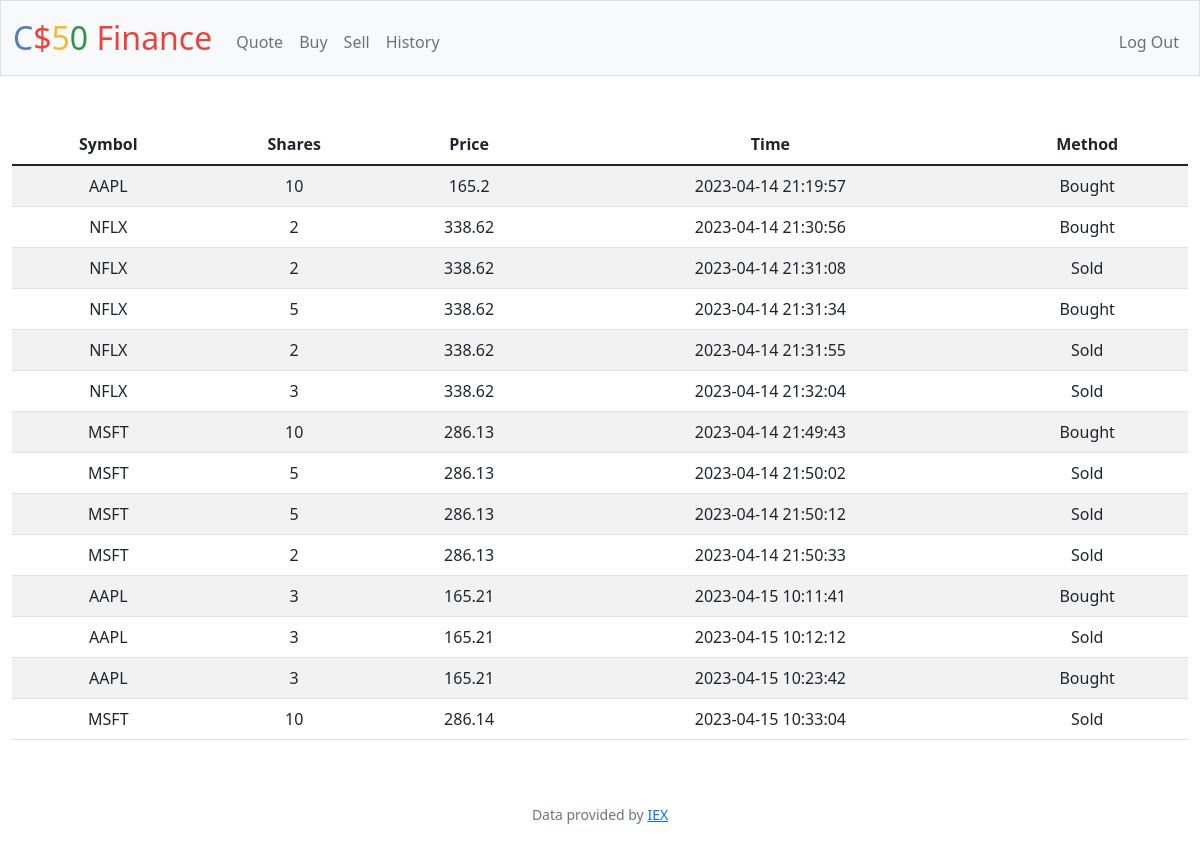
Screenshot of /history (signed in) with the database file from the repository.
### tables this page shows
CREATE TABLE history (id INTEGER , user INTEGER , transaction_time  DEFAULT CURRENT_TIMESTAMP NOT NULL, symbol TEXT NOT NULL, shares INTEGER NOT NULL, price NUMERIC NOT NULL, buy BLOB, PRIMARY KEY (id), FOREIGN KEY (user) REFERENCES users(id) );

### app.py (the view)
@app.route("/history")
@login_required
def history():
    histories = db.execute("SELECT * FROM history WHERE user = ?",session["user_id"])
    return render_template("history.html", histories=histories)

### app.py (called while the page is built)
@app.after_request
def after_request(response):
    response.headers["Cache-Control"] = "no-cache, no-store, must-revalidate"
    response.headers["Expires"] = 0
    response.headers["Pragma"] = "no-cache"
    return response

### helpers.py (called while the page is built)
def login_required(f):
    @wraps(f)
    def decorated_function(*args, **kwargs):
        if session.get("user_id") is None:
            return redirect("/login")
        return f(*args, **kwargs)
    return decorated_function

### templates/history.html
{% extends "layout.html" %}
{% block main %}
    <table class="table table-striped">
        <thead>
            <tr>
                <th scope="col">Symbol</th>
                <th scope="col">Shares</th>
                <th scope="col">Price</th>
                <th scope="col">Time</th>
                <th scope="col">Method</th>
            </tr>
        </thead>
        <tbody>
            {% for history in histories  %}
                <tr>
                    <td>{{history.symbol}}</td>
                    <td>{{history.shares}}</td>
                    <td>{{history.price}}</td>
                    <td>{{history.transaction_time}}</td>
                    {% if history.buy %}
                        <td>Bought</td>
                    {% else %}
                        <td>Sold</td>
                    {% endif %}
                </tr>
            {% else %}
                <div>There are no records!!!</div>
            {% endfor %}
        </tbody>
    </table>
{% endblock %}

### templates/layout.html (shortened to what this page needs)
<!DOCTYPE html>
<html lang="en">
    <head>
        <link href="https://cdn.jsdelivr.net/npm/bootstrap@5.1.3/dist/css/bootstrap.min.css" rel="stylesheet">
        <link href="/static/styles.css" rel="stylesheet">
    </head>
    <body>
        <nav class="bg-light border navbar navbar-expand-md navbar-light">
            <div class="container-fluid">
                <a class="navbar-brand" href="/"><span class="blue">C</span><span class="red">$</span><span class="yellow">5</span><span class="green">0</span> <span class="red">Finance</span></a>
                <div class="collapse navbar-collapse" id="navbar">
                    {% if session["user_id"] %}
                        <ul class="navbar-nav me-auto mt-2">
                            <li class="nav-item"><a class="nav-link" href="/quote">Quote</a></li>
                            <li class="nav-item"><a class="nav-link" href="/buy">Buy</a></li>
                            <li class="nav-item"><a class="nav-link" href="/sell">Sell</a></li>
                            <li class="nav-item"><a class="nav-link" href="/history">History</a></li>
                        </ul>
                        <ul class="navbar-nav ms-auto mt-2">
                            <li class="nav-item"><a class="nav-link" href="/logout">Log Out</a></li>
                        </ul>
                    {% else %}
                        <ul class="navbar-nav ms-auto mt-2">
                            <li class="nav-item"><a class="nav-link" href="/register">Register</a></li>
                            <li class="nav-item"><a class="nav-link" href="/login">Log In</a></li>
                        </ul>
                    {% endif %}
                </div>
            </div>
        </nav>
        <main class="container-fluid py-5 text-center">
            {% block main %}{% endblock %}
        </main>
        <footer class="mb-5 small text-center text-muted">
            Data provided by <a href="https://iexcloud.io/">IEX</a>
        </footer>
    </body>
</html>

### static/styles.css (style rules this page uses)
nav .navbar-brand { font-size: xx-large; }
nav .navbar-brand .blue { color: #537fbe; }
nav .navbar-brand .red { color: #ea433b; }
nav .navbar-brand .yellow { color: #f5b82e; }
nav .navbar-brand .green { color: #2e944b; }

### rows the page displays
history: symbol "AAPL", shares "10", price "165.2", transaction_time "2023-04-14 21:19:57", buy "Bought"
history: symbol "NFLX", shares "2", price "338.62", transaction_time "2023-04-14 21:30:56", buy "Bought"
history: symbol "NFLX", shares "2", price "338.62", transaction_time "2023-04-14 21:31:08", buy "Sold"
history: symbol "NFLX", shares "5", price "338.62", transaction_time "2023-04-14 21:31:34", buy "Bought"
history: symbol "NFLX", shares "2", price "338.62", transaction_time "2023-04-14 21:31:55", buy "Sold"
history: symbol "NFLX", shares "3", price "338.62", transaction_time "2023-04-14 21:32:04", buy "Sold"
history: symbol "MSFT", shares "10", price "286.13", transaction_time "2023-04-14 21:49:43", buy "Bought"
history: symbol "MSFT", shares "5", price "286.13", transaction_time "2023-04-14 21:50:02", buy "Sold"
history: symbol "MSFT", shares "5", price "286.13", transaction_time "2023-04-14 21:50:12", buy "Sold"
history: symbol "MSFT", shares "2", price "286.13", transaction_time "2023-04-14 21:50:33", buy "Sold"
history: symbol "AAPL", shares "3", price "165.21", transaction_time "2023-04-15 10:11:41", buy "Bought"
history: symbol "AAPL", shares "3", price "165.21", transaction_time "2023-04-15 10:12:12", buy "Sold"
history: symbol "AAPL", shares "3", price "165.21", transaction_time "2023-04-15 10:23:42", buy "Bought"
history: symbol "MSFT", shares "10", price "286.14", transaction_time "2023-04-15 10:33:04", buy "Sold"
